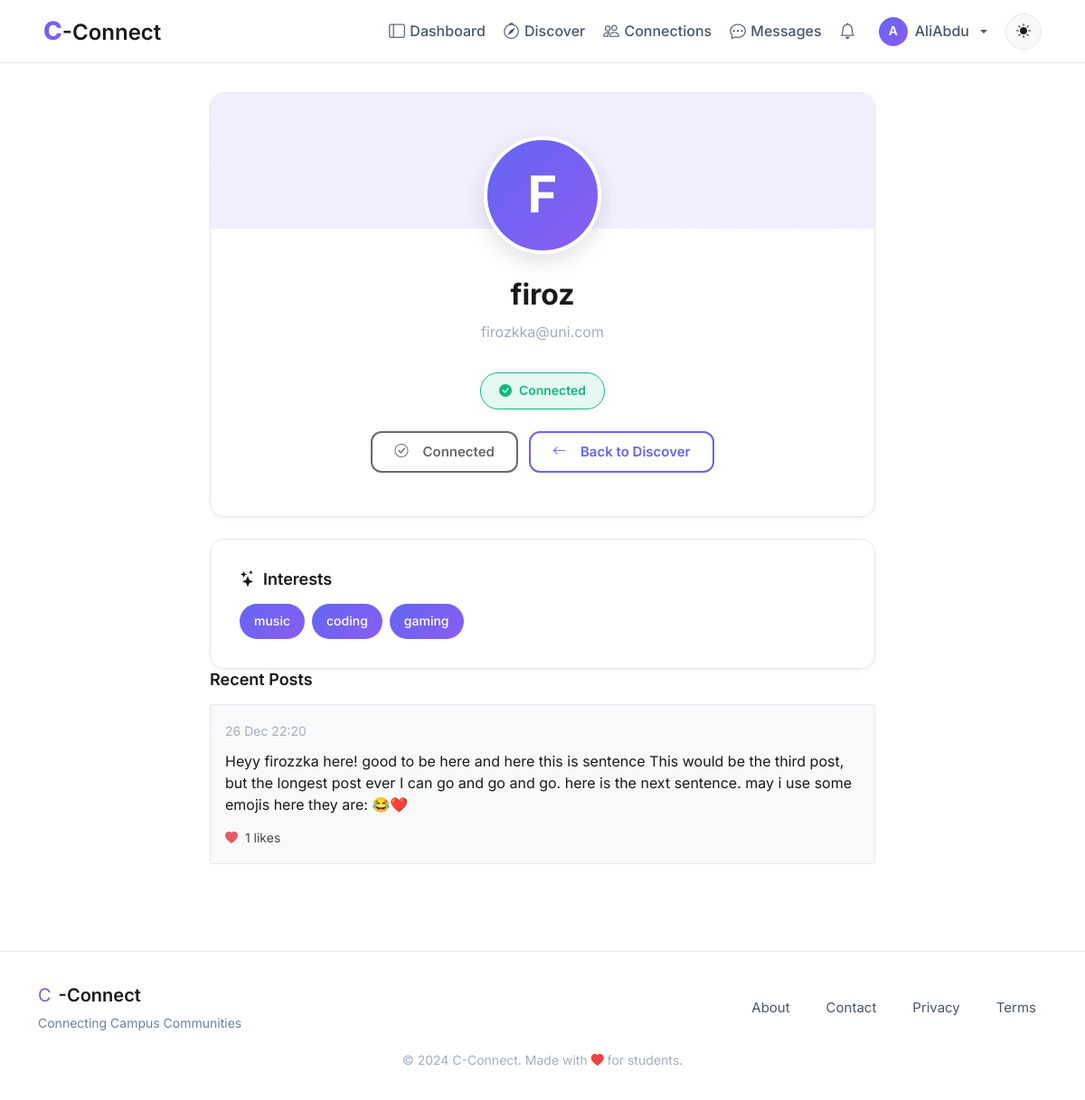
Page /user/20 (signed in) on the committed database.
### models.py (models this page shows, shortened)
class User(UserMixin, db.Model):
    id = db.Column(db.Integer, primary_key=True, autoincrement=True)  # Unique identifier
    username = db.Column(db.String(100), nullable=False)  # Name of the user (later can add this unique if needed)
    email = db.Column(db.String(120), nullable=False, unique=True)  # Email of the user
    password = db.Column(db.String(200), nullable=False)  # Passwords not hashed yet (done in setup_db.py)
    created_at = db.Column(db.DateTime, default=db.func.now())  # Timestamp of account creation
    last_login = db.Column(db.DateTime, nullable=True)  # Timestamp of last login
    pass

class Post(db.Model):
    __tablename__ = "posts"
    id = db.Column(db.Integer, primary_key=True)
    user_id = db.Column(db.Integer, db.ForeignKey("user.id"), nullable=False)
    content = db.Column(db.Text, nullable=False)
    created_at = db.Column(db.DateTime, default=db.func.now(), index=True)
    user = db.relationship("User", backref="posts", lazy=True)
    likes = db.relationship(
        "PostLike",
        backref="post",
        cascade="all, delete-orphan",
        lazy="select"
    )

### blueprints/main/routes.py (the view)
@main.route("/user/<int:user_id>")
@login_required
def view_user_profile(user_id):
    if user_id <= 0 or user_id == current_user.id:
        return redirect(url_for("auth.profile"))
    user = User.query.get_or_404(user_id)
    profile = user.profile
    conn = Connection.query.filter(
        ((Connection.user_id == current_user.id) & (Connection.target_user_id == user_id)) |
        ((Connection.user_id == user_id) & (Connection.target_user_id == current_user.id))
    ).first()
    posts = (
        Post.query
        .filter_by(user_id=user.id)
        .order_by(Post.created_at.desc())
        .limit(10)
        .all()
    )
    if current_user.id != user.id:
        try:
            last_visit = (
                ProfileVisit.query
                .filter_by(viewer_id=current_user.id, viewed_id=user.id)
                .order_by(ProfileVisit.timestamp.desc())
                .first()
            )
            if not last_visit or (datetime.now(timezone.utc) - last_visit.timestamp).total_seconds() > 1800: #30 minutes
                v = ProfileVisit(viewer_id=current_user.id, viewed_id=user.id)
                db.session.add(v)
                db.session.commit()
        except:
            db.session.rollback()
    return render_template(
        "main/user_profile.html",
        user=user,
        profile=profile,
        conn=conn,
        posts=posts
    )

### blueprints/main/templates/main/user_profile.html (shortened to what this page needs)
{% extends "base.html" %}
{% block body %}
<div class="profile-container">
    <div class="container">
        <div class="row justify-content-center">
            <div class="col-lg-8">
                <div class="profile-header-card glass-card animate-on-scroll">
                        <div class="profile-avatar user-avatar profile-avatar-large">
    <span class="avatar-fallback" style="display: none;">
        {{ user.username[0].upper() }}
    </span>
    </div>
                    <h1 class="profile-name">{{ user.username }}</h1>
                    <p class="profile-email">{{ user.email }}</p>
                    {% if conn %}
                        {% if conn.status == 'accepted' %}
                            <div class="connection-status status-connected">
                                <i class="bi bi-check-circle-fill"></i>
                                Connected
                            </div>
                        {% endif %}
                    {% endif %}
                    <div class="action-buttons">
                        {% if conn is none %}
                            <form method="POST" action="{{ url_for('connections.connections_send', target_id=user.id) }}">
                                <input type="hidden" name="csrf_token" value="{{ csrf_token() }}">
                                <button class="btn btn-primary-custom">
                                    <i class="bi bi-person-plus me-2"></i>Send Connection Request
                                </button>
                            </form>
                        {% elif conn.status == 'pending' and conn.user_id == current_user.id %}
                            <button class="btn btn-outline-custom" disabled>
                                <i class="bi bi-clock me-2"></i>Request Pending
                            </button>
                        {% elif conn.status == 'accepted' %}
                            <button class="btn btn-outline-custom" disabled>
                                <i class="bi bi-check-circle me-2"></i>Connected
                            </button>
                        {% endif %}
                        <a href="{{ url_for('main.search_page') }}" class="btn btn-outline-custom">
                            <i class="bi bi-arrow-left me-2"></i>Back to Discover
                        </a>
                    </div>
                </div>
                <div class="profile-info-card glass-card animate-on-scroll mt-4">
                    {% if profile and profile.interests %}
                    <div class="info-section">
                        <h2 class="info-title">
                            <i class="bi bi-stars"></i>
                            Interests
                        </h2>
                        <div class="interests-list">
                            {% for interest in profile.interests %}
                                <span class="interest-badge">{{ interest }}</span>
                            {% endfor %}
                        </div>
                    </div>
                    {% endif %}
                </div>
                {% if posts %}
                <div class="info-section">
                    <h2 class="info-title">
                        Recent Posts
                    </h2>
                    <div class="posts-list">
                        {% for post in posts %}
                        <div class="post-item">
                            <div class="post-meta">
                                <small class="text-muted">{{ post.created_at.strftime("%d %b %H:%M") }}</small>
                            </div>
                            <p class="post-content">{{ post.content }}</p>
                            <div class="post-footer">
                                <small>
                                    <i style="color: #dc3545;" class="bi bi-heart-fill me-1"></i>
                                    {{ post.likes|length }} likes
                                </small>
                            </div>
                        </div>
                        {% endfor %}
                    </div>
                </div>
                {% else %}
                <div class="empty-info">
                    <i class="bi bi-rss me-2"></i>
                    No posts yet
                </div>
                {% endif %}
            </div>
        </div>
    </div>
</div>
{% endblock %}

### templates/base.html (shortened to what this page needs)
<!DOCTYPE html>
<html lang="en">
<head>
    <link rel="stylesheet" href="https://cdn.jsdelivr.net/npm/bootstrap-icons@1.11.1/font/bootstrap-icons.css">
    <link href="https://cdn.jsdelivr.net/npm/bootstrap@5.3.2/dist/css/bootstrap.min.css" rel="stylesheet">
    <link rel="stylesheet" href="{{ url_for('static', filename='css/global.css') }}">
</head>
<body>
    <nav class="navbar navbar-expand-lg navbar-glass fixed-top">
        <div class="container-fluid px-lg-5 px-3">
            <a class="navbar-brand" href="{{ url_for('main.home') }}">
                <span class="brand-c">C</span><span class="brand-connect">-Connect</span>
            </a>
            <div class="collapse navbar-collapse" id="navbarNav">
                <ul class="navbar-nav ms-auto align-items-lg-center gap-1">
                    {% if current_user.is_authenticated %}
                        <li class="nav-item">
                            <a class="nav-link" href="{{ url_for('main.dashboard') }}">
                                <i class="bi bi-layout-sidebar"></i>Dashboard
                            </a>
                        </li>
                        <li class="nav-item">
                            <a class="nav-link" href="{{ url_for('main.search_page') }}">
                                <i class="bi bi-compass"></i>Discover
                            </a>
                        </li>
                        <li class="nav-item">
                            <a class="nav-link" href="{{ url_for('connections.connections_home') }}">
                                <i class="bi bi-people"></i>Connections
                            </a>
                        </li>
                        <li class="nav-item">
                            <a class="nav-link" href="{{ url_for('main.messages') }}">
                                <i class="bi bi-chat-dots"></i>Messages
                            </a>
                        </li>
                        <li class="nav-item position-relative">
                            <a class="nav-link" href="{{ url_for('notifications.notifications_list') }}">
                                <i class="bi bi-bell"></i>
                                {% set unread = current_user.notifications | selectattr("is_read", "equalto", False) | list %}
                            </a>
                        </li>
                        <li class="nav-item dropdown">
                            <a class="nav-link dropdown-toggle d-flex align-items-center gap-2" href="#" role="button" data-bs-toggle="dropdown">
                                <div style="width: 32px; height: 32px; border-radius: 50%; background: linear-gradient(135deg, var(--primary-color), var(--accent-color)); display: flex; align-items: center; justify-content: center; color: white; font-weight: 600; font-size: 0.875rem;">
                                    {{ current_user.username[0].upper() }}
                                </div>
                                <span class="d-none d-lg-inline">{{ current_user.username }}</span>
                            </a>
                        </li>
                    {% endif %}
                    <li class="nav-item ms-lg-2">
                        <button class="btn-theme-toggle" id="themeToggle" aria-label="Toggle theme">
                            <i class="bi bi-sun-fill" id="themeIcon"></i>
                        </button>
                    </li>
                </ul>
            </div>
        </div>
    </nav>
    <main class="main-content">
        {% block body %}{% endblock %}
    </main>
    <footer class="footer-glass">
        <div class="container">
            <div class="row align-items-center">
                <div class="col-md-6 text-center text-md-start mb-3 mb-md-0">
                    <div class="d-flex align-items-center justify-content-center justify-content-md-start gap-2">
                        <span class="brand-c" style="font-size: 1.25rem;">C</span>
                        <span class="brand-connect" style="font-size: 1.25rem;">-Connect</span>
                    </div>
                    <p class="footer-tagline mb-0">Connecting Campus Communities</p>
                </div>
                <div class="col-md-6">
                    <div class="d-flex justify-content-center justify-content-md-end gap-3 flex-wrap">
                        <a href="{{ url_for('main.about') }}" class="footer-link">About</a>
                        <a href="{{ url_for('main.contact') }}" class="footer-link">Contact</a>
                        <a href="#" class="footer-link">Privacy</a>
                        <a href="#" class="footer-link">Terms</a>
                    </div>
                </div>
            </div>
            <div class="row mt-3">
                <div class="col text-center">
                    <small class="text-muted">
                        &copy; 2024 C-Connect. Made with <i class="bi bi-heart-fill" style="color: var(--danger-color);"></i> for students.
                    </small>
                </div>
            </div>
        </div>
    </footer>
</body>
</html>

### rows in the picture
User: username "A", username "AliAbdu"
User: username "F", username "firoz", email "firozkka@uni.com"
Post: created_at "26 Dec 22:20", content "Heyy firozzka here! good to be here and here this is sentence This would be the third post, but the longest post ever I can go and go and go. here is the next sentence. may i use some emojis here they are: 😂❤️", likes|length "1"

### other values in the picture
{{ interest }} "music" "coding" "gaming"
